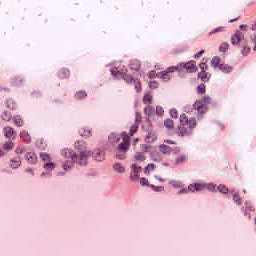
#> input picture classification_stuff/test_methods/test_fda/bio_tile (1).jpeg, 256 x 256 px
$ python -i image_patcher.py   (imports and definitions only)   (older library calls are emulated)
#> lines starting #> are read from the running program, lines starting #| are printed output that depends on the picture
#> further down, picture is the input picture: shape (256, 256, 3); mean B, G, R 211.9, 192.2, 227.7
import csv
import json
import os
import os.path as os_path
import pathlib
import random
import re
from math import ceil
from os import listdir
from os.path import isfile, join

import cv2
import tifffile
import zarr as ZarrObject
from tqdm import tqdm

from classification_stuff.utils import show_and_wait
from database_crawlers.web_stain_sample import ThyroidCancerLevel, WebStainImage
from national_cancer_institute.read_xml_file import get_slide_info_from_bcr_xml


class ThyroidFragmentFilters:
    @staticmethod
    def empty_frag_with_laplacian_threshold(image_nd_array, threshold=500):
#> called with threshold = 500
        gray = cv2.cvtColor(image_nd_array, cv2.COLOR_BGR2GRAY)
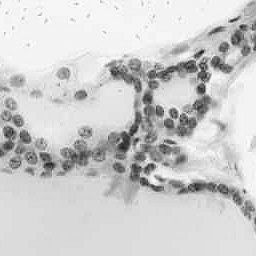
#> gray: shape (256, 256); min 21, max 254, mean 205.1
        gray = cv2.GaussianBlur(gray, (3, 3), 0)

        laplacian = cv2.Laplacian(gray, cv2.CV_64F, ksize=3, )
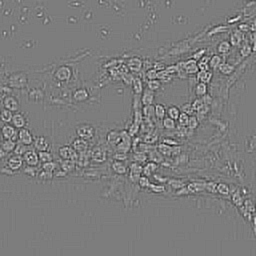
#> laplacian: shape (256, 256) float64; min -300, max 312, mean 0; drawn with min black and max white
        std = cv2.meanStdDev(laplacian)[1][0][0]
#> std = 34.08

        variance = std ** 2
#> variance = 1161.6

        return variance >= threshold


class ImageAndSlidePatcher:
    # [18 lines left out: functions _zarr_loader, _jpeg_loader, _json_key_loader, not called in this run]

    @classmethod
    def _get_extension_from_path(cls, file_path):
        return os_path.splitext(file_path)[-1]

    @classmethod
    def _get_file_name_from_path(cls, file_path):
        return ".".join(os_path.split(file_path)[-1].split(".")[:-1])

    # [215 lines left out: functions _get_number_of_initial_frags, _generate_raw_fragments_from_image_array_or_zarr, _filter_frag_from_generator, _get_json_and_image_address_of_directory, create_patch_dir_and_initialize_csv, save_image_patches_and_update_csv and 4 more, not called in this run]


# [8 lines not run here, left out]
# [5 lines of commented-out code are left out]

>>> import cv2
>>> picture = cv2.imread('../classification_stuff/test_methods/test_fda/bio_tile (1).jpeg')
>>> result = ThyroidFragmentFilters().empty_frag_with_laplacian_threshold(picture)
#> result = True

$ run again, on classification_stuff/test_methods/test_fda/bio_tile (3).jpeg
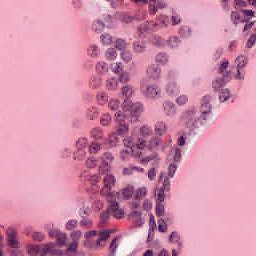
#> input picture classification_stuff/test_methods/test_fda/bio_tile (3).jpeg, 256 x 256 px
#> picture is the input picture: shape (256, 256, 3); mean B, G, R 172.9, 141.9, 210.2
#> in empty_frag_with_laplacian_threshold, `gray = cv2.cvtColor(image_nd_array, cv2.COLOR_BGR2GRAY)`:
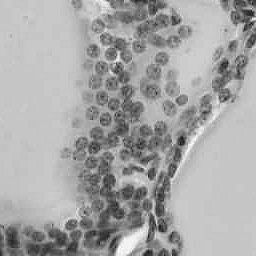
#> gray: shape (256, 256); min 12, max 254, mean 165.9
#> in empty_frag_with_laplacian_threshold, `laplacian = cv2.Laplacian(gray, cv2.CV_64F, ksize=3, )`:
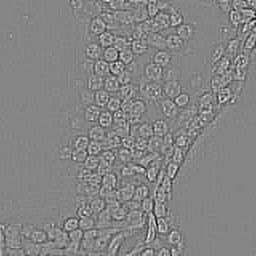
#> laplacian: shape (256, 256) float64; min -272, max 248, mean 0; drawn with min black and max white
#> std = 33.59
#> variance = 1128.2
#> result = True

$ run again, on classification_stuff/test_methods/test_fda/bio_tile (4).jpeg
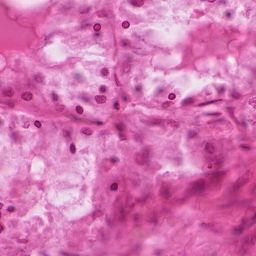
#> input picture classification_stuff/test_methods/test_fda/bio_tile (4).jpeg, 256 x 256 px
#> picture is the input picture: shape (256, 256, 3); mean B, G, R 176.2, 116.5, 210.9
#> in empty_frag_with_laplacian_threshold, `gray = cv2.cvtColor(image_nd_array, cv2.COLOR_BGR2GRAY)`:
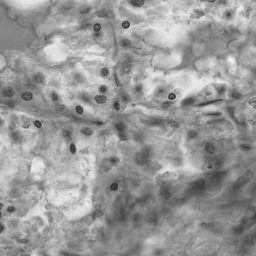
#> gray: shape (256, 256); min 43, max 244, mean 151.6
#> in empty_frag_with_laplacian_threshold, `laplacian = cv2.Laplacian(gray, cv2.CV_64F, ksize=3, )`:
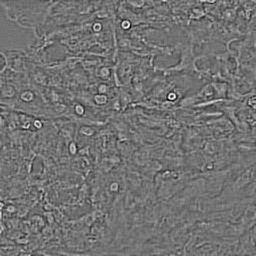
#> laplacian: shape (256, 256) float64; min -174, max 210, mean 0; drawn with min black and max white
#> std = 27.52
#> variance = 757.5
#> result = True

$ run again, on classification_stuff/test_methods/test_fda/bio_tile (5).jpeg
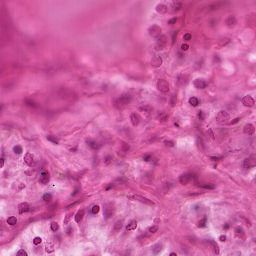
#> input picture classification_stuff/test_methods/test_fda/bio_tile (5).jpeg, 256 x 256 px
#> picture is the input picture: shape (256, 256, 3); mean B, G, R 161.6, 96.3, 203.8
#> in empty_frag_with_laplacian_threshold, `gray = cv2.cvtColor(image_nd_array, cv2.COLOR_BGR2GRAY)`:
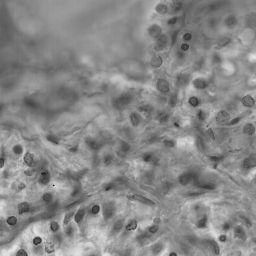
#> gray: shape (256, 256); min 21, max 232, mean 135.9
#> in empty_frag_with_laplacian_threshold, `laplacian = cv2.Laplacian(gray, cv2.CV_64F, ksize=3, )`:
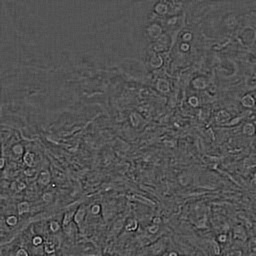
#> laplacian: shape (256, 256) float64; min -168, max 346, mean 0; drawn with min black and max white
#> std = 24.22
#> variance = 586.4
#> result = True
